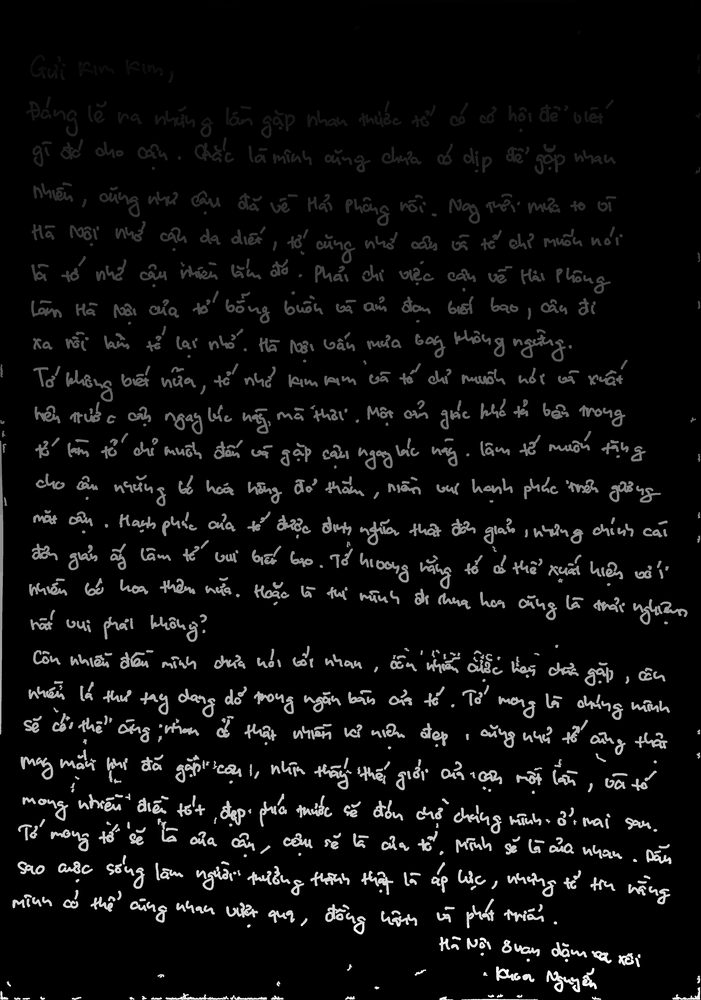
#> input picture letter-ai/tesst_reveal_map.png, 701 x 1000 px, shrunk from 3390 x 4839 before the run
$ python -i image_processor.py   (imports and definitions only)
#> lines starting #> are read from the running program, lines starting #| are printed output that depends on the picture; after the words box and inside, x2 and y2 are one past the last pixel; in counts of white or black regions, pixels touching at a corner belong together
#> further down, picture is the input picture: shape (1000, 701, 3); min 0, max 255, mean 13.1
import cv2
import numpy as np
import httpx


def download_image(url: str) -> np.ndarray:
    """Download image from URL and decode to OpenCV format."""
    resp = httpx.get(url, timeout=30)
    resp.raise_for_status()
    arr = np.frombuffer(resp.content, np.uint8)
    img = cv2.imdecode(arr, cv2.IMREAD_COLOR)
    if img is None:
        raise ValueError("Failed to decode image")
    return img


def generate_reveal_map(img: np.ndarray) -> bytes:
    """
    Process scanned handwriting image to generate a reveal timing map.
    Returns PNG bytes of a grayscale image where:
    - pixel value 0 = background (revealed immediately as paper)
    - pixel value 1–255 = stroke timing (1 = first, 255 = last)

    Algorithm:
    1. Binarize to find ink pixels
    2. Detect text line bands via horizontal projection
    3. Assign each ink pixel a timing value based on (line_index, x_position)
    """
    gray = cv2.cvtColor(img, cv2.COLOR_BGR2GRAY)
    h, w = gray.shape
#> h = 1000; w = 701

    # ── Step 1: Robust ink detection ──
    # Moderate CLAHE to boost contrast for light handwriting
    clahe = cv2.createCLAHE(clipLimit=2.0, tileGridSize=(16, 16))
    enhanced = clahe.apply(gray)

    # Primary: Adaptive threshold (works best for varying ink darkness on white paper)
    # Lowered C from 10 to 5 to preserve thin and faint strokes (accents)
    adaptive_binary = cv2.adaptiveThreshold(
        enhanced, 255,
        cv2.ADAPTIVE_THRESH_GAUSSIAN_C,
        cv2.THRESH_BINARY_INV,
        blockSize=31,
        C=5,
    )
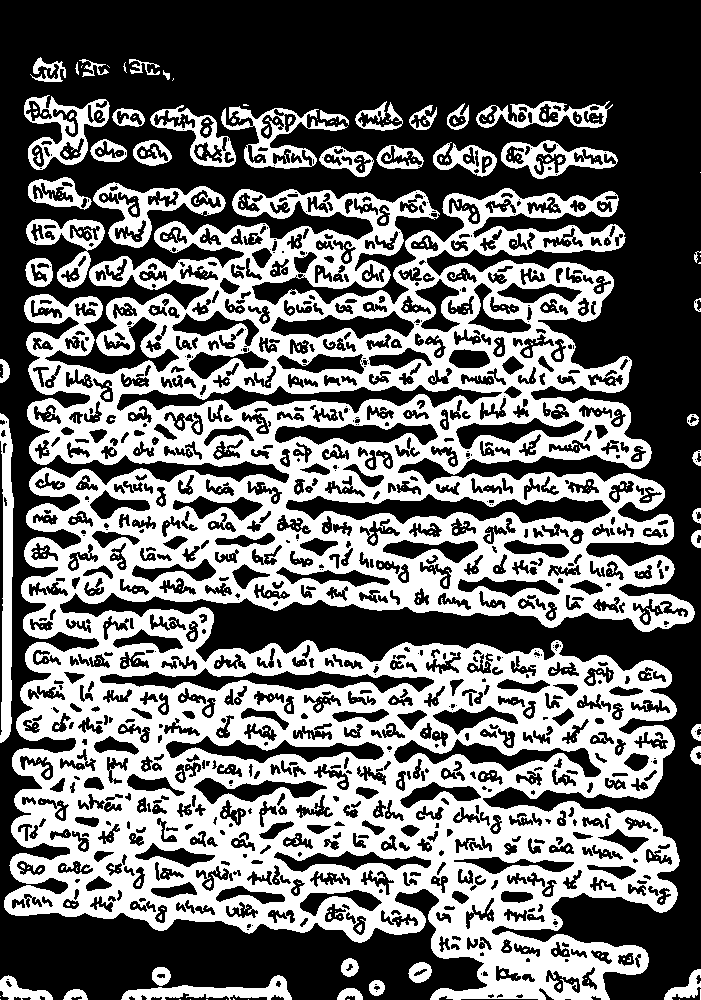
#> adaptive_binary: shape (1000, 701); 42.9% white; 582 white regions (490 under 20 px), largest, box (x1, y1, x2, y2) and area: (4, 188, 695, 1000) 267443, (0, 413, 14, 743) 3118, (93, 182, 226, 248) 2818

    # Secondary: Otsu on enhanced (catches bold strokes reliably)
    _, otsu_binary = cv2.threshold(enhanced, 0, 255, cv2.THRESH_BINARY_INV + cv2.THRESH_OTSU)
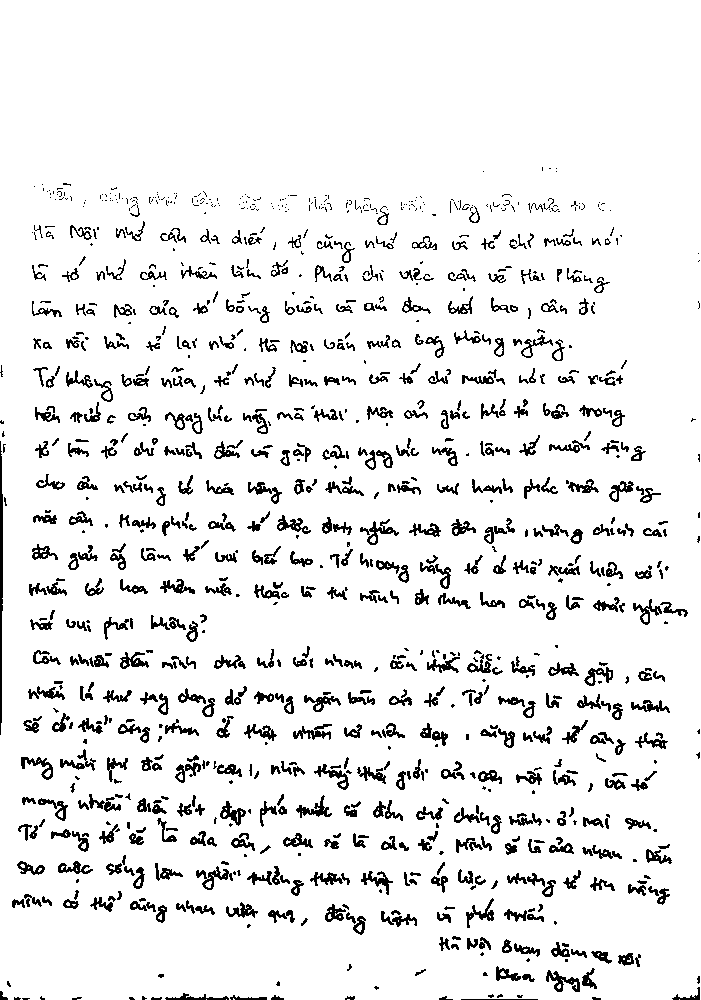
#> otsu_binary: shape (1000, 701); 91.8% white; black in thin lines or dots, all inside (x1, y1, x2, y2) = (0, 167, 700, 1000)

    # Union: detect ink if either method finds it
    binary = cv2.bitwise_or(adaptive_binary, otsu_binary)

    # Morphological cleanup
    # We removed MORPH_OPEN because it severely erodes thin lines and accent marks.

    # Close small gaps within strokes
    close_kernel = cv2.getStructuringElement(cv2.MORPH_RECT, (3, 3))
    binary = cv2.morphologyEx(binary, cv2.MORPH_CLOSE, close_kernel, iterations=1)
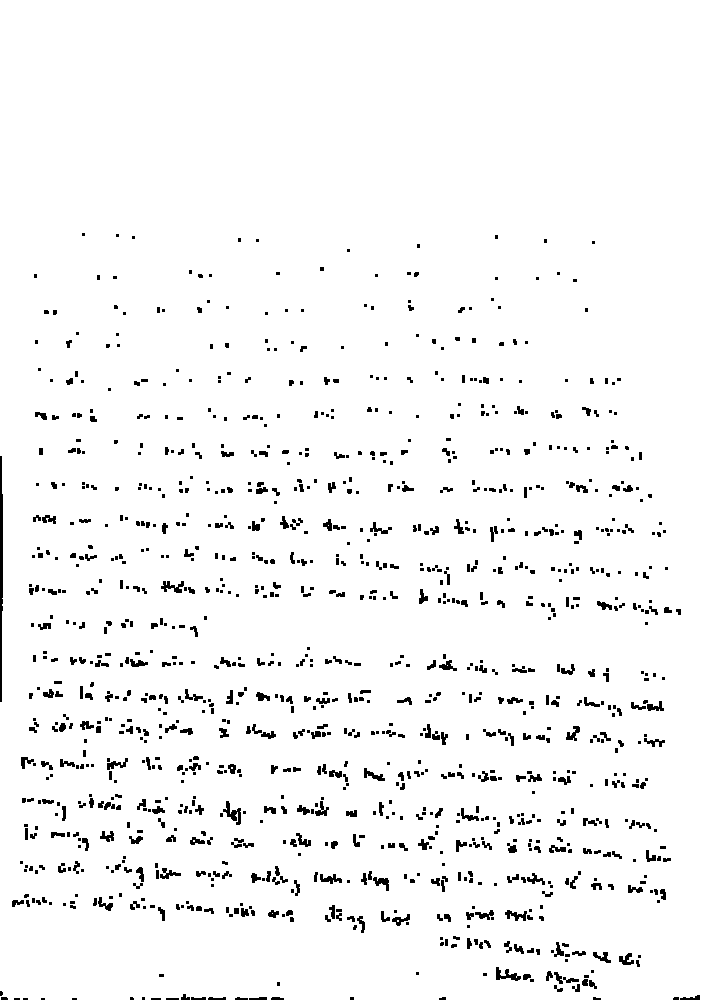
#> binary: shape (1000, 701); 96.2% white; 1148 black regions (685 under 20 px), largest, box (x1, y1, x2, y2) and area: (0, 456, 3, 702) 606, (223, 801, 241, 825) 182, (496, 967, 521, 981) 161

    # Smart connected component filtering:
    # Remove tiny components (noise) but keep small dots (e.g., dot on 'i', accent marks)
    num_labels, labels, stats, _ = cv2.connectedComponentsWithStats(binary)
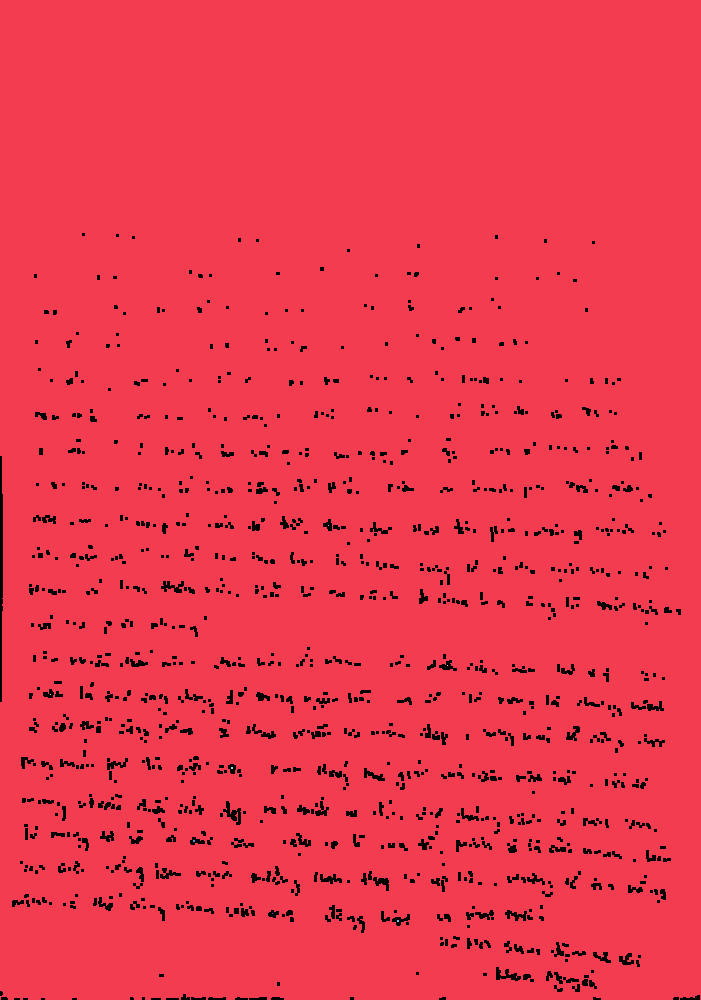
#> labels: shape (1000, 701) int32; 9 distinct labels, from 0 to 8; one colour per label, 0 black
#> num_labels = 9; stats = [[0, 233, 700, 767, 26971], [0, 0, 701, 1000, 674013], [328, 525, 1, 1, 1], [447, 665, 1, 1, 1], [50, 694, 1, 1, 1], [231, 767, 2, 2, 4], [193, 840, 2, 2, 4], [272, 913, 1, 1, 1], [397, 920, 2, 2, 4]]
    min_area = max(5, int(h * w * 0.000005)) # Greatly reduced to keep accents
#> min_area = 5

    # Vectorized noise removal
    keep = stats[:, cv2.CC_STAT_AREA] >= min_area
#> keep = [True, True, False, False, False, False, False, False, False]
    keep[0] = False # Ensure background (label 0) is excluded from the "keep as ink" mask

    # Create mask of labels to KEEP, then update binary
    # Any pixel whose label has area >= min_area stays 255, else 0
    binary = np.where(keep[labels], 255, 0).astype(np.uint8)

    # ── Step 2: Detect text line bands via horizontal projection ──
    row_ink = np.sum(binary > 0, axis=1)  # Number of ink pixels per row
#> row_ink = 1000 values, max 701 at index 0, min 513 at index 998, mean 674

    # Smooth the projection to avoid false line breaks within a character
    smooth_window = max(3, h // 200) # Giảm mượt dọc để tránh dính dòng
#> smooth_window = 5
    if smooth_window % 2 == 0:
        smooth_window += 1
    row_ink_smooth = cv2.GaussianBlur(
        row_ink.astype(np.float32).reshape(-1, 1),
        (1, smooth_window), 0
    ).flatten()
#> row_ink_smooth = 1000 values, max 701 at index 0, min 526.5 at index 999, mean 674

    # Find line bands: consecutive rows where ink density > threshold
    ink_threshold = max(2, np.max(row_ink_smooth) * 0.10) # Tăng threshold lên 10% để tách các nét dính
#> ink_threshold = 70.1
    in_band = False
    band_start = 0
    raw_line_bands = []
    gap_tolerance = max(5, int(h * 0.005)) # Giảm khoảng hở tối đa
#> gap_tolerance = 5
    gap_count = 0

    for y in range(h):
        if row_ink_smooth[y] >= ink_threshold:
            if not in_band:
                band_start = y
                in_band = True
            gap_count = 0
        else:
            if in_band:
                gap_count += 1
                if gap_count > gap_tolerance:
                    raw_line_bands.append((band_start, y - gap_count))
                    in_band = False
                    gap_count = 0
#> after the loop, band_start = 0; in_band = True; raw_line_bands = []
    if in_band:
        raw_line_bands.append((band_start, h - 1))

    # Fallback if no bands detected
    if not raw_line_bands:
        raw_line_bands = [(0, h - 1)]

    # Robust fallback: Nếu có block văn bản bị dính liền chiếm quá lớn (>8% chiều cao ảnh),
    # Bắt buộc chia nhỏ nó thành các dòng giả để đảm bảo luôn reveal theo dòng chứ không bị cả mảng
    line_bands = []
    max_band_h = max(20, int(h * 0.08))
#> max_band_h = 80
    for start_y, end_y in raw_line_bands:
        band_h = end_y - start_y
        if band_h > max_band_h:
            num_splits = int(np.ceil(band_h / max_band_h))
            split_h = band_h // num_splits
            for s in range(num_splits):
                s_start = start_y + s * split_h
                s_end = start_y + (s + 1) * split_h - 1 if s < num_splits - 1 else end_y
                line_bands.append((s_start, s_end))
        else:
            line_bands.append((start_y, end_y))
#> this loop made 1 pass
#> (start_y, end_y, band_h, num_splits, split_h) on pass 1: (0, 999, 999, 13, 76)
#> after the loop, line_bands = [(0, 75), (76, 151), (152, 227), (228, 303), (304, 379), (380, 455), (456, 531), (532, 607), (608, 683), (684, 759), (760, 835), (836, 911), (912, 999)]

    # ── Step 3: Compute per-band ink X extents ──
    band_info = []
    for start_y, end_y in line_bands:
        band_slice = binary[start_y:end_y + 1, :]
        ink_cols = np.where(np.any(band_slice > 0, axis=0))[0]
        if len(ink_cols) > 0:
            min_x = int(ink_cols[0])
            max_x = int(ink_cols[-1])
        else:
            min_x, max_x = 0, w - 1
        band_info.append({
            "start_y": start_y,
            "end_y": end_y,
            "min_x": min_x,
            "max_x": max_x,
        })
#> this loop made 13 passes
#> (start_y, end_y, min_x) on passes 1 to 12: (0, 75, 0), (76, 151, 0), (152, 227, 0), (228, 303, 0), (304, 379, 0), (380, 455, 0), (456, 531, 2), (532, 607, 2), (608, 683, 2), (684, 759, 0), (760, 835, 0), (836, 911, 0)
#> after the loop, band_info = 13 items

    # ── Step 4: Paint the reveal timing map ──
    # Key change: reveal LINE BY LINE (top to bottom).
    # 80% of the timeline is for line transitions, 20% for within-line sweep.
    num_bands = len(band_info)
#> num_bands = 13
    reveal_map = np.zeros((h, w), dtype=np.uint8)
    TIME_MIN = 1
    TIME_MAX = 255
    total_range = TIME_MAX - TIME_MIN
    LINE_WEIGHT = 0.10  # 10% of time for line transitions
    X_WEIGHT = 0.90     # 90% for left-to-right within a line

    band_duration = total_range / num_bands
#> band_duration = 19.54

    for b_idx, band in enumerate(band_info):
        # Base time for this line (line transition portion)
        t_line_base = TIME_MIN + b_idx * band_duration
        x_range = max(band["max_x"] - band["min_x"], 1)

        y_slice = slice(band["start_y"], band["end_y"] + 1)
        band_binary = binary[y_slice, :]

        # Vectorized timing calculation
        x_indices = np.arange(w)
        x_progress = np.clip((x_indices - band["min_x"]) / x_range, 0.0, 1.0)

        timing_x = t_line_base + x_progress * band_duration * X_WEIGHT
        timing_x = np.clip(timing_x, TIME_MIN, TIME_MAX).astype(np.uint8)

        timing_2d = np.tile(timing_x, (band_binary.shape[0], 1))

        mask = band_binary > 0

        # Get the sub-region of reveal_map and update it
        band_reveal = reveal_map[y_slice, :]
        band_reveal[mask] = timing_2d[mask]
#> this loop made 13 passes
#> (band, t_line_base, x_range) on passes 1 to 10: ({'start_y': 0, 'end_y': 75, 'min_x': 0, 'max_x': 700}, 1, 700), ({'start_y': 76, 'end_y': 151, 'min_x': 0, 'max_x': 700}, 20.54, 700), ({'start_y': 152, 'end_y': 227, 'min_x': 0, 'max_x': 700}, 40.08, 700), ({'start_y': 228, 'end_y': 303, 'min_x': 0, 'max_x': 700}, 59.62, 700), ({'start_y': 304, 'end_y': 379, 'min_x': 0, 'max_x': 700}, 79.15, 700), ({'start_y': 380, 'end_y': 455, 'min_x': 0, 'max_x': 700}, 98.69, 700), ({'start_y': 456, 'end_y': 531, 'min_x': 2, 'max_x': 700}, 118.2, 698), ({'start_y': 532, 'end_y': 607, 'min_x': 2, 'max_x': 700}, 137.8, 698), ({'start_y': 608, 'end_y': 683, 'min_x': 2, 'max_x': 700}, 157.3, 698), ({'start_y': 684, 'end_y': 759, 'min_x': 0, 'max_x': 700}, 176.8, 700)
#> pass 1, in generate_reveal_map, `timing_2d = np.tile(timing_x, (band_binary.shape[0], 1))`:
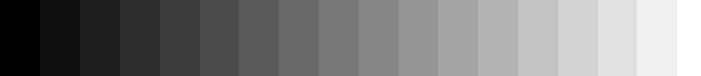
#> timing_2d: shape (76, 701); min 1, max 18, mean 9.3; drawn with min black and max white
#> after the loop:
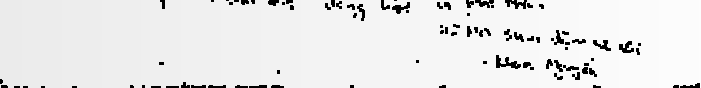
#> band_reveal: shape (88, 701); min 0, max 253, mean 232.7

    # Handle stray ink not in any band (assign by Y position)
    stray_mask = (binary > 0) & (reveal_map == 0)
#> stray_mask: shape (1000, 701) bool; every value is 0
    y_indices = np.arange(h)
#> y_indices = 1000 values from 0 to 999
    timing_y = np.clip((y_indices / h) * TIME_MAX, TIME_MIN, TIME_MAX).astype(np.uint8)
#> timing_y = 1000 values from 1 to 254
    timing_2d_y = np.tile(timing_y[:, np.newaxis], (1, w))
    reveal_map[stray_mask] = timing_2d_y[stray_mask]
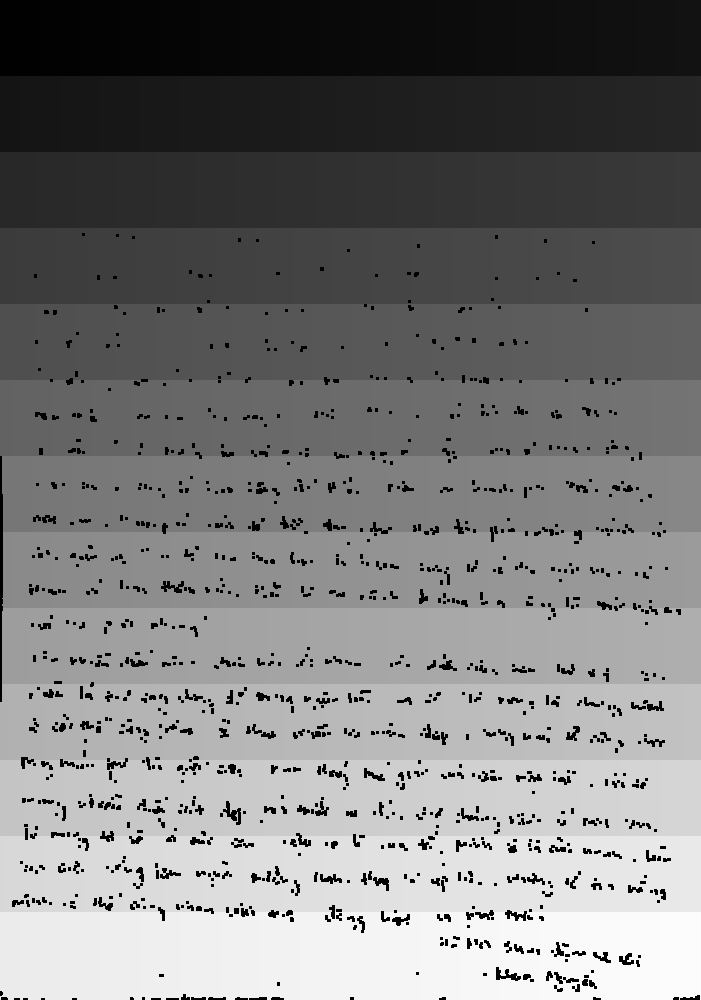
#> reveal_map: shape (1000, 701); min 0, max 253, mean 121.1

    # Dilate the map to ensure full ink coverage at edges
    # Use smaller kernel to avoid erasing characters near edges
    dilate_kernel = cv2.getStructuringElement(cv2.MORPH_ELLIPSE, (5, 5))
    reveal_map = cv2.dilate(reveal_map, dilate_kernel, iterations=1)

    _, buf = cv2.imencode(".png", reveal_map)
    return buf.tobytes()


def validate_scan(img: np.ndarray) -> dict:
    """Validate that the scanned image is suitable for processing."""
    h, w = img.shape[:2]
    issues = []

    if h < 300 or w < 200:
        issues.append("Image resolution too low (min 200x300)")

    gray = cv2.cvtColor(img, cv2.COLOR_BGR2GRAY)
    contrast = gray.std()
    if contrast < 15:
        issues.append(f"Low contrast ({contrast:.0f}); text may be hard to detect")

    return {"valid": len(issues) == 0, "issues": issues, "width": w, "height": h}

>>> import cv2
>>> picture = cv2.imread('../tesst_reveal_map.png')
>>> result = generate_reveal_map(picture)
